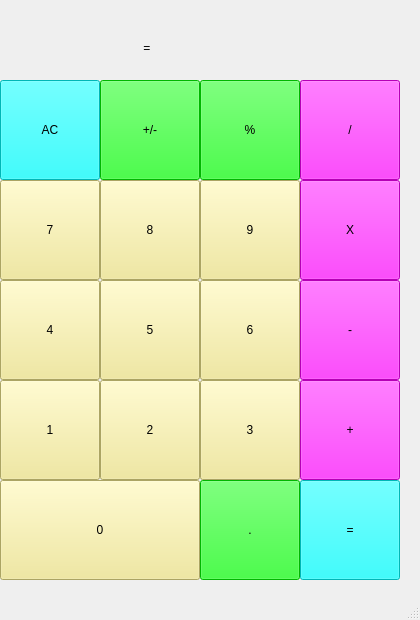
<?xml version="1.0" encoding="UTF-8"?>
<ui version="4.0">
 <class>MainWindow</class>
 <widget class="QMainWindow" name="MainWindow">
  <property name="geometry">
   <rect>
    <x>0</x>
    <y>0</y>
    <width>420</width>
    <height>620</height>
   </rect>
  </property>
  <property name="windowTitle">
   <string>MainWindow</string>
  </property>
  <widget class="QWidget" name="centralwidget">
   <widget class="QPushButton" name="pushButton_0">
    <property name="geometry">
     <rect>
      <x>0</x>
      <y>480</y>
      <width>200</width>
      <height>100</height>
     </rect>
    </property>
    <property name="styleSheet">
     <string notr="true">background:#F0E68C;</string>
    </property>
    <property name="text">
     <string>0</string>
    </property>
   </widget>
   <widget class="QPushButton" name="pushButton_1">
    <property name="geometry">
     <rect>
      <x>0</x>
      <y>380</y>
      <width>100</width>
      <height>100</height>
     </rect>
    </property>
    <property name="styleSheet">
     <string notr="true">background:#F0E68C;</string>
    </property>
    <property name="text">
     <string>1</string>
    </property>
   </widget>
   <widget class="QPushButton" name="pushButton_2">
    <property name="geometry">
     <rect>
      <x>100</x>
      <y>380</y>
      <width>100</width>
      <height>100</height>
     </rect>
    </property>
    <property name="styleSheet">
     <string notr="true">background:#F0E68C;</string>
    </property>
    <property name="text">
     <string>2</string>
    </property>
   </widget>
   <widget class="QPushButton" name="pushButton_3">
    <property name="geometry">
     <rect>
      <x>200</x>
      <y>380</y>
      <width>100</width>
      <height>100</height>
     </rect>
    </property>
    <property name="styleSheet">
     <string notr="true">background:#F0E68C;</string>
    </property>
    <property name="text">
     <string>3</string>
    </property>
   </widget>
   <widget class="QPushButton" name="pushButton_4">
    <property name="geometry">
     <rect>
      <x>0</x>
      <y>280</y>
      <width>100</width>
      <height>100</height>
     </rect>
    </property>
    <property name="styleSheet">
     <string notr="true">background:#F0E68C;</string>
    </property>
    <property name="text">
     <string>4</string>
    </property>
   </widget>
   <widget class="QPushButton" name="pushButton_5">
    <property name="geometry">
     <rect>
      <x>100</x>
      <y>280</y>
      <width>100</width>
      <height>100</height>
     </rect>
    </property>
    <property name="styleSheet">
     <string notr="true">background:#F0E68C;</string>
    </property>
    <property name="text">
     <string>5</string>
    </property>
   </widget>
   <widget class="QPushButton" name="pushButton_6">
    <property name="geometry">
     <rect>
      <x>200</x>
      <y>280</y>
      <width>100</width>
      <height>100</height>
     </rect>
    </property>
    <property name="styleSheet">
     <string notr="true">background:#F0E68C;</string>
    </property>
    <property name="text">
     <string>6</string>
    </property>
   </widget>
   <widget class="QPushButton" name="pushButton_7">
    <property name="geometry">
     <rect>
      <x>0</x>
      <y>180</y>
      <width>100</width>
      <height>100</height>
     </rect>
    </property>
    <property name="styleSheet">
     <string notr="true">background:#F0E68C;</string>
    </property>
    <property name="text">
     <string>7</string>
    </property>
   </widget>
   <widget class="QPushButton" name="pushButton_8">
    <property name="geometry">
     <rect>
      <x>100</x>
      <y>180</y>
      <width>100</width>
      <height>100</height>
     </rect>
    </property>
    <property name="styleSheet">
     <string notr="true">background:#F0E68C;</string>
    </property>
    <property name="text">
     <string>8</string>
    </property>
   </widget>
   <widget class="QPushButton" name="pushButton_9">
    <property name="geometry">
     <rect>
      <x>200</x>
      <y>180</y>
      <width>100</width>
      <height>100</height>
     </rect>
    </property>
    <property name="styleSheet">
     <string notr="true">background:#F0E68C;</string>
    </property>
    <property name="text">
     <string>9</string>
    </property>
   </widget>
   <widget class="QPushButton" name="pushButton_plus">
    <property name="geometry">
     <rect>
      <x>300</x>
      <y>380</y>
      <width>100</width>
      <height>100</height>
     </rect>
    </property>
    <property name="styleSheet">
     <string notr="true">background:#FF00FF;</string>
    </property>
    <property name="text">
     <string>+</string>
    </property>
   </widget>
   <widget class="QPushButton" name="pushButton_minus">
    <property name="geometry">
     <rect>
      <x>300</x>
      <y>280</y>
      <width>100</width>
      <height>100</height>
     </rect>
    </property>
    <property name="styleSheet">
     <string notr="true">background:#FF00FF;</string>
    </property>
    <property name="text">
     <string>-</string>
    </property>
   </widget>
   <widget class="QPushButton" name="pushButton_umnozhit">
    <property name="geometry">
     <rect>
      <x>300</x>
      <y>180</y>
      <width>100</width>
      <height>100</height>
     </rect>
    </property>
    <property name="styleSheet">
     <string notr="true">background:#FF00FF;</string>
    </property>
    <property name="text">
     <string>X</string>
    </property>
   </widget>
   <widget class="QPushButton" name="pushButton_ravno">
    <property name="geometry">
     <rect>
      <x>300</x>
      <y>480</y>
      <width>100</width>
      <height>100</height>
     </rect>
    </property>
    <property name="styleSheet">
     <string notr="true">background:#00FFFF;</string>
    </property>
    <property name="text">
     <string>=</string>
    </property>
   </widget>
   <widget class="QPushButton" name="pushButton_delit">
    <property name="geometry">
     <rect>
      <x>300</x>
      <y>80</y>
      <width>100</width>
      <height>100</height>
     </rect>
    </property>
    <property name="styleSheet">
     <string notr="true">background:#FF00FF;</string>
    </property>
    <property name="text">
     <string>/</string>
    </property>
   </widget>
   <widget class="QPushButton" name="pushButton_dot">
    <property name="geometry">
     <rect>
      <x>200</x>
      <y>480</y>
      <width>100</width>
      <height>100</height>
     </rect>
    </property>
    <property name="styleSheet">
     <string notr="true">background:#00FF00;</string>
    </property>
    <property name="text">
     <string>.</string>
    </property>
   </widget>
   <widget class="QPushButton" name="pushButton_procent">
    <property name="geometry">
     <rect>
      <x>200</x>
      <y>80</y>
      <width>100</width>
      <height>100</height>
     </rect>
    </property>
    <property name="styleSheet">
     <string notr="true">background:#00FF00;</string>
    </property>
    <property name="text">
     <string>%</string>
    </property>
   </widget>
   <widget class="QPushButton" name="pushButton_plusminus">
    <property name="geometry">
     <rect>
      <x>100</x>
      <y>80</y>
      <width>100</width>
      <height>100</height>
     </rect>
    </property>
    <property name="styleSheet">
     <string notr="true">background:#00FF00;</string>
    </property>
    <property name="text">
     <string>+/-</string>
    </property>
   </widget>
   <widget class="QPushButton" name="pushButton_AC">
    <property name="geometry">
     <rect>
      <x>0</x>
      <y>80</y>
      <width>100</width>
      <height>100</height>
     </rect>
    </property>
    <property name="styleSheet">
     <string notr="true">background:#00FFFF;</string>
    </property>
    <property name="text">
     <string>AC</string>
    </property>
   </widget>
   <widget class="QLabel" name="label">
    <property name="geometry">
     <rect>
      <x>0</x>
      <y>10</y>
      <width>400</width>
      <height>31</height>
     </rect>
    </property>
    <property name="layoutDirection">
     <enum>Qt::LeftToRight</enum>
    </property>
    <property name="styleSheet">
     <string notr="true">qprorerty-alignment: 'AlignVCenter | AlignRight';
color:red;
text-align:right;</string>
    </property>
    <property name="text">
     <string>&lt;html&gt;&lt;head/&gt;&lt;body&gt;&lt;p align=&quot;right&quot;&gt;&lt;br/&gt;&lt;/p&gt;&lt;/body&gt;&lt;/html&gt;</string>
    </property>
   </widget>
   <widget class="QLabel" name="label_2">
    <property name="geometry">
     <rect>
      <x>230</x>
      <y>40</y>
      <width>171</width>
      <height>31</height>
     </rect>
    </property>
    <property name="mouseTracking">
     <bool>true</bool>
    </property>
    <property name="text">
     <string/>
    </property>
   </widget>
   <widget class="QLabel" name="label_3">
    <property name="geometry">
     <rect>
      <x>110</x>
      <y>40</y>
      <width>71</width>
      <height>16</height>
     </rect>
    </property>
    <property name="text">
     <string>          =</string>
    </property>
   </widget>
  </widget>
  <widget class="QMenuBar" name="menubar">
   <property name="geometry">
    <rect>
     <x>0</x>
     <y>0</y>
     <width>420</width>
     <height>21</height>
    </rect>
   </property>
  </widget>
  <widget class="QStatusBar" name="statusbar"/>
 </widget>
 <resources/>
 <connections/>
</ui>
